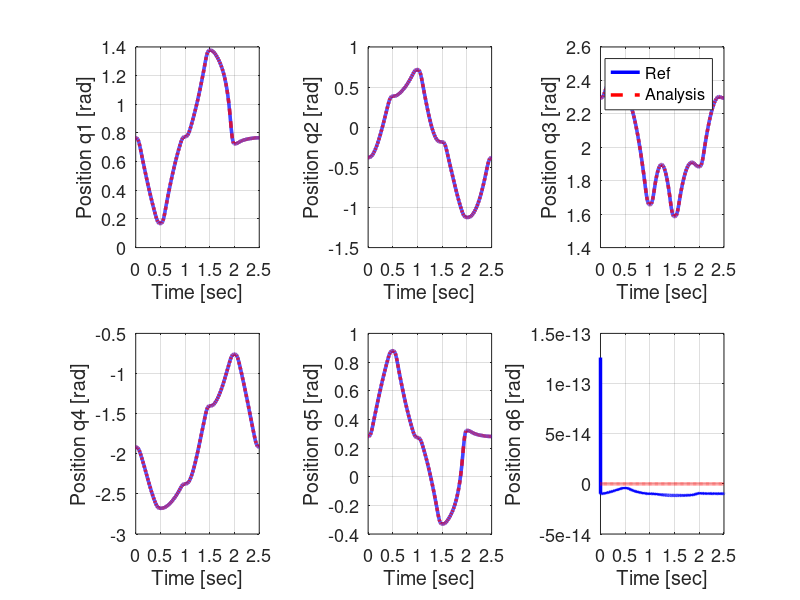
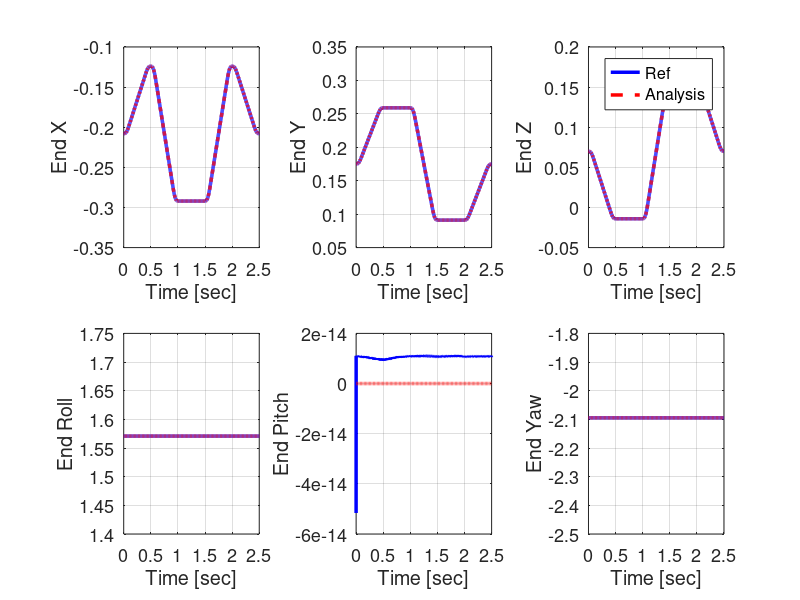

These figures' MATLAB source, in order:
clc; clear all; close all;

ref = load('evaluation_motion_recurdyn.txt');
data = load('evaluation_motion_cpp.txt');

ylabel_txt = {'End X','End Y','End Z','End Roll','End Pitch','End Yaw'};
ylabel_dot_txt = {'VX','VY','VZ','WX','WY','WZ'};

% figure
% for i = 1 : 6
%     subplot(2,3,i)
%     set(gcf,'Color',[1,1,1])
%     plot(ref(:,2), ref(:,i + 2), 'b', 'LineWidth',2.5)
%     hold on
%     plot(data(:,1), data(:,i + 1), 'r--','LineWidth', 2.5)
%     grid on
%     xlabel('Time [sec]')
%     ylabel(sprintf('Position q%d [rad]', i))
%     if i == 3
%         legend('Ref','Analysis')
%     end
%     set(gca,'FontSize',13)
% end
% 
% figure
% for i = 1 : 6
%     subplot(2,3,i)
%     set(gcf,'Color',[1,1,1])
%     plot(ref(:,2), ref(:,i + 8), 'b', 'LineWidth',2.5)
%     hold on
%     plot(data(:,1), data(:,i + 7), 'r--','LineWidth', 2.5)
%     grid on
%     xlabel('Time [sec]')
%     ylabel(ylabel_txt{i})
%     if i == 3
%         legend('Ref','Analysis')
%     end
%     set(gca,'FontSize',13)
% end
% 
% figure
% set(gcf,'Color',[1,1,1])
% plot(data(:,1), data(:,end), 'o')
% grid on
% xlabel('Time [sec]')
% ylabel('NR count')
% set(gca,'FontSize',13)


% ref = load('evaluation_dynamics_recurdyn.txt');
% data = load('evaluation_dynamics_cpp.txt');

% figure
% for i = 1 : 6
%     subplot(2,3,i)
%     set(gcf,'Color',[1,1,1])
%     plot(ref(:,2), ref(:,i + 2), 'b', 'LineWidth',2.5)
%     hold on
%     plot(data(:,1), data(:,i + 1), 'r--','LineWidth', 2.5)
%     grid on
%     xlabel('Time [sec]')
%     ylabel(sprintf('Position q %d [rad]', i))
%     if i == 3
%         legend('Ref','Analysis')
%     end
%     set(gca,'FontSize',13)
% end
% 
% figure
% for i = 1 : 6
%     subplot(2,3,i)
%     set(gcf,'Color',[1,1,1])
%     plot(ref(:,2), ref(:,i + 8), 'b', 'LineWidth',2.5)
%     hold on
%     plot(data(:,1), data(:,i + 13), 'r--','LineWidth', 2.5)
%     grid on
%     xlabel('Time [sec]')
%     ylabel(sprintf('Position q dot %d [rad/s]', i))
%     if i == 3
%         legend('Ref','Analysis')
%     end
%     set(gca,'FontSize',13)
% end

% figure
% for i = 1 : 6
%     subplot(2,3,i)
%     set(gcf,'Color',[1,1,1])
%     plot(ref(:,2), ref(:,i + 14), 'b', 'LineWidth',2.5)
%     hold on
%     plot(data(:,1), data(:,i + 19), 'r--','LineWidth', 2.5)
%     grid on
%     xlabel('Time [sec]')
%     ylabel(sprintf('Position q ddot %d [rad/s^2]', i))
%     if i == 3
%         legend('Ref','Analysis')
%     end
%     set(gca,'FontSize',13)
% end

%%
% ref = load('evaluation_motion_path_generator_recurdyn.txt');
% data = load('evaluation_motion_path_generator_cpp.txt');

figure
for i = 1 : 6
    subplot(2,3,i)
    set(gcf,'Color',[1,1,1])
    plot(ref(:,2), ref(:,i + 2), 'b', 'LineWidth',2.5)
    hold on
    plot(data(:,1), data(:,i + 1), 'r--','LineWidth', 2.5)
    grid on
    xlabel('Time [sec]')
    ylabel(sprintf('Position q%d [rad]', i))
    if i == 3
        legend('Ref','Analysis')
    end
    set(gca,'FontSize',13)
end

figure
for i = 1 : 6
    subplot(2,3,i)
    set(gcf,'Color',[1,1,1])
    plot(ref(:,2), ref(:,i + 8), 'b', 'LineWidth',2.5)
    hold on
    plot(data(:,1), data(:,i + 7), 'r--','LineWidth', 2.5)
    grid on
    xlabel('Time [sec]')
    ylabel(ylabel_txt{i})
    if i == 3
        legend('Ref','Analysis')
    end
    set(gca,'FontSize',13)
end

% figure
% set(gcf,'Color',[1,1,1])
% plot(data(:,1), data(:,end), 'o')
% grid on
% xlabel('Time [sec]')
% ylabel('NR count')
% set(gca,'FontSize',13)

% figure
% for i = 1 : 6
%     subplot(2,3,i)
%     set(gcf,'Color',[1,1,1])
%     plot(ref(:,2), ref(:,i + 14), 'b', 'LineWidth',2.5)
%     hold on
%     plot(data(:,1), data(:,i + 13), 'r--','LineWidth', 2.5)
%     grid on
%     xlabel('Time [sec]')
%     ylabel(sprintf('Velocity q dot %d [rad/s]', i))
%     if i == 3
%         legend('Ref','Analysis')
%     end
%     set(gca,'FontSize',13)
% end
% 
% figure
% for i = 1 : 6
%     subplot(2,3,i)
%     set(gcf,'Color',[1,1,1])
%     plot(ref(:,2), ref(:,i + 20), 'b', 'LineWidth',2.5)
%     hold on
%     plot(data(:,1), data(:,i + 19), 'r--','LineWidth', 2.5)
%     grid on
%     xlabel('Time [sec]')
%     ylabel(ylabel_dot_txt{i})
%     if i == 3
%         legend('Ref','Analysis')
%     end
%     set(gca,'FontSize',13)
% end
